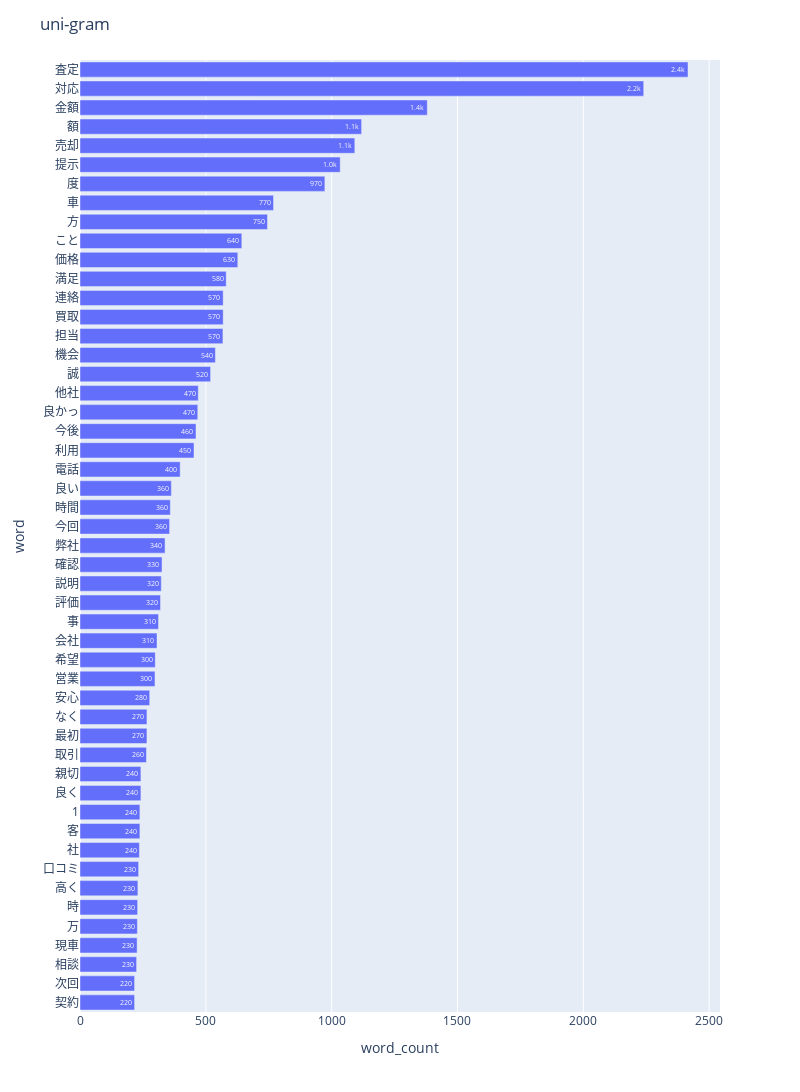

This figure's notebook cell:
### Code cell
npt_comment = nlplot.NLPlot(df, target_col='words_comment')

# top_nで頻出上位単語, min_freqで頻出下位単語を指定
stopwords = npt_comment.get_stopword(top_n=0, min_freq=0)

npt_comment.bar_ngram(
    title='uni-gram',
    xaxis_label='word_count',
    yaxis_label='word',
    ngram=1,
    top_n=50,
    stopwords=stopwords,
)

### Figure 1 — Plotly figure (JSON) as saved in the notebook; plotly's stock layout.template omitted (floating-point values rounded to 4 significant figures)
{"data": [{"alignmentgroup": "True", "hovertemplate": "word_count=%{text}<br>word=%{y}<extra></extra>", "legendgroup": "", "marker": {"pattern": {"shape": ""}}, "name": "", "offsetgroup": "", "orientation": "h", "showlegend": false, "text": [217, 217, 225, 227, 228, 229, 230, 233, 236, 238, 238, 242, 242, 264, 266, 266, 277, 298, 299, 306, 312, 320, 323, 326, 338, 356, 359, 363, 398, 453, 461, 468, 470, 519, 538, 568, 569, 569, 581, 627, 643, 745, 769, 973, 1034, 1092, 1119, 1380, 2240, 2416], "textposition": "auto", "texttemplate": "%{text:.2s}", "type": "bar", "x": [217, 217, 225, 227, 228, 229, 230, 233, 236, 238, 238, 242, 242, 264, 266, 266, 277, 298, 299, 306, 312, 320, 323, 326, 338, 356, 359, 363, 398, 453, 461, 468, 470, 519, 538, 568, 569, 569, 581, 627, 643, 745, 769, 973, 1034, 1092, 1119, 1380, 2240, 2416], "xaxis": "x", "y": ["契約", "次回", "相談", "現車", "万", "時", "高く", "口コミ", "社", "客", "1", "良く", "親切", "取引", "最初", "なく", "安心", "営業", "希望", "会社", "事", "評価", "説明", "確認", "弊社", "今回", "時間", "良い", "電話", "利用", "今後", "良かっ", "他社", "誠", "機会", "担当", "買取", "連絡", "満足", "価格", "こと", "方", "車", "度", "提示", "売却", "額", "金額", "対応", "査定"], "yaxis": "y"}], "layout": {"barmode": "relative", "height": 1100, "legend": {"tracegroupgap": 0}, "margin": {"t": 60}, "title": {"text": "uni-gram"}, "width": 800, "xaxis": {"anchor": "y", "domain": [0, 1], "title": {"text": "word_count"}}, "yaxis": {"anchor": "x", "domain": [0, 1], "title": {"text": "word"}}}}
